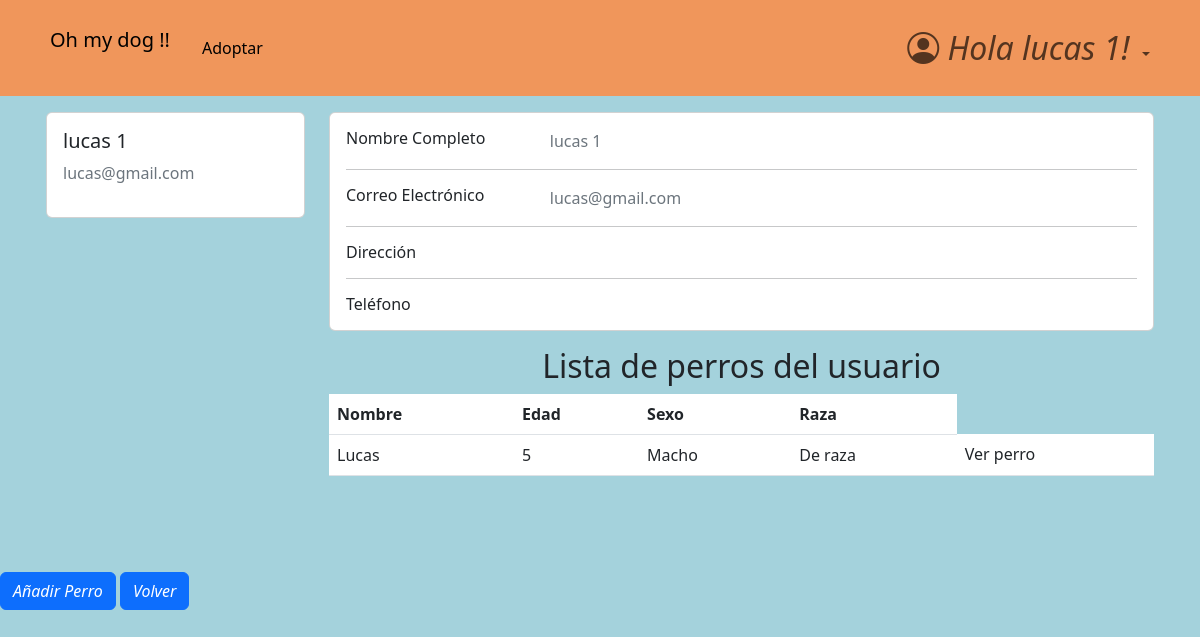
Before: /accounts/profile/3 (signed in) with the older database file.
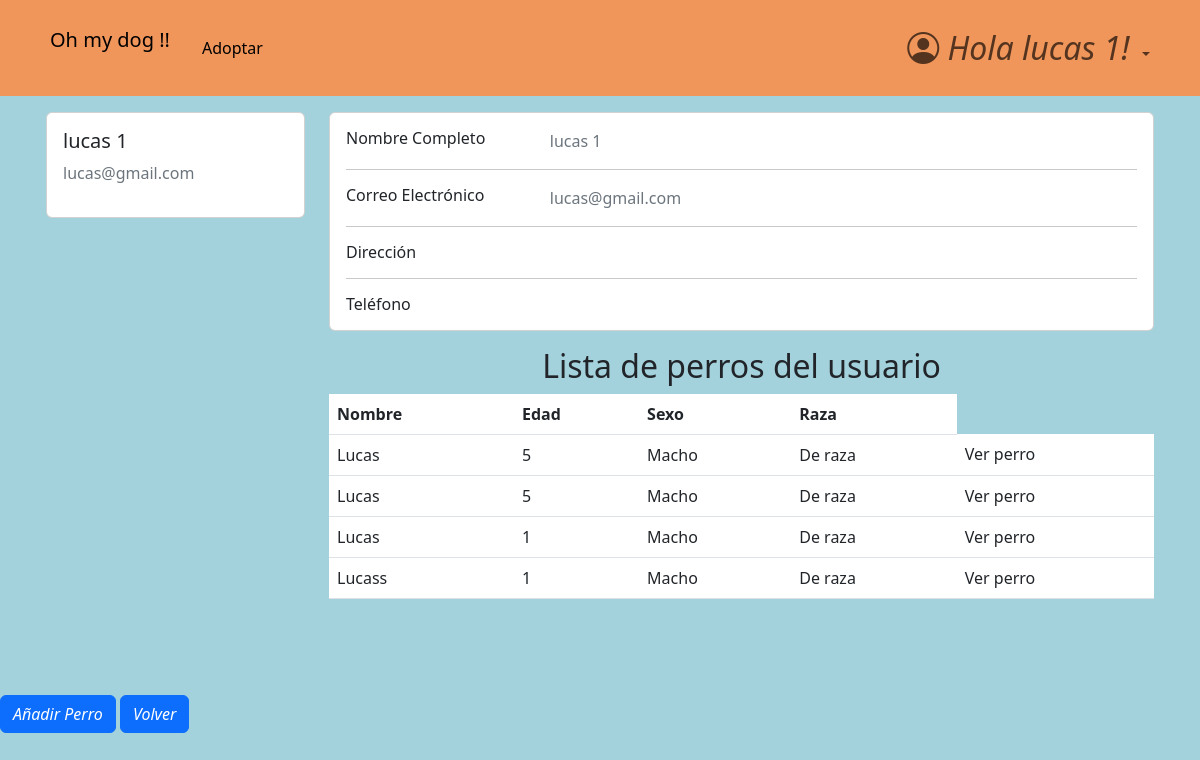
After: the same page with the newer database file.
### accounts/models.py (models this page shows, shortened)
class CustomUser(AbstractBaseUser, PermissionsMixin):
    email =                     models.EmailField(verbose_name="email", unique=True)    #.foreignKey ??
    name =                      models.CharField(max_length=25)   #slug es texto corto
    surname =                   models.CharField(max_length=30, blank=True, null=True)
    address =                   models.CharField(max_length=30, blank=True, null=True)
    telephone =                 models.SlugField(max_length=12, blank=True, null=True)
    is_active =                 models.BooleanField(default=True)
    is_staff =                  models.BooleanField(default=False)
    is_admin =                  models.BooleanField(default=False)
    last_login =                models.DateTimeField(verbose_name="last login", default=datetime.datetime.now)
    is_veterinario =            models.BooleanField(default=False)
    USERNAME_FIELD = "email"    #variable por la cual se ingresa, dice username pero seria como 'campo que representa el inicio de sesion'
    REQUIRED_FIELDS = ['name',]    #no permite registros si no tiene estos campos completos
    objects = CustomUserManager()
    def __str__(self):
        return self.name + ' ' + str(self.surname or '')

### dogs/models.py (models this page shows, shortened)
class Dog(models.Model):
    class Sex(models.TextChoices):
        male = "Macho"
        female = "Hembra"
    class Breed(models.TextChoices):
        no_breed = "Sin raza"
        coker = "Coker"
        pastor_aleman = "Pastor aleman"
        bulldog = "Bulldog"
        labrador = "Labrador"
        golden = "Golder"
        caniche = "Caniche"
        chihuahua = "Chihuahua"
        bulldog_frances = "Bulldog Frances"
        beagle = "Beagle"
        boxer = "Boxer"
        galgo = "Galgo"
        dalmata = "Dalmata"
        sharpei = "Shar pei"
    class Color(models.TextChoices):
        white = "Blanco"
        black = "Negro"
        brown = "Marrón"
        black_and_white = "Blanco y negro"
        other = "Otro color"
    class Size(models.TextChoices):
        big = "Grande"
        medium = "Mediano"
        short = "pequeño"
    def default_value():
        return '-'
    name = models.CharField(
        max_length=15
    )
    age = models.PositiveIntegerField()
    sex = models.CharField(
        max_length=10,
        choices=Sex.choices
    )
    breed = models.CharField(
        max_length=20,
        choices=Breed.choices
    )
    color = models.CharField(
        max_length=20,
        choices=Color.choices,
        default=default_value
    )
    size = models.CharField(
        max_length=10,
        default=default_value
    )
    description = models.TextField(
        max_length=100,
        default=default_value
    )
    owner = models.ForeignKey(
        CustomUser,
        blank=True,
        on_delete=models.CASCADE,
        null=True
    )

### accounts/views.py (the view)
# urls.py: path('profile/<pk>', views.profile_view, name= 'profile'),
def profile_view(request, pk):
    if not request.user.is_authenticated:
        return redirect('login')
    user = CustomUser.objects.get(pk=pk)
    dogs = user.dog_set.all()
    context = {
        'user': user,
        'actual_user': request.user,
        'dogs': dogs
    }
    return render(request, 'profile.html', context)

### accounts/templates/profile.html (shortened to what this page needs)
{% extends 'home.html' %}
{% block content %}
<main>
<div class="container card-izq " >
  <div class="row row-1">
    <div class="col-md-3">
      <div class="card">
        <div class="card-body">
          <h5>{{ user.name }} {{ user.surname }}</h5>
          <p class="text-secondary">{{ user.email }}</p>
        </div>
      </div>
    </div>
    <div class="col-md-9">
      <div class="card mb-3">
        <div class="card-body">
          <div class="row">
            <div class="col-sm-3">
              <h6 class="mb-0">Nombre Completo</h6>
            </div>
            <div class="col-sm-9 text-secondary">
              {{ user.name }} {{ user.surname }}
            </div>
          </div>
          <hr>
          <div class="row">
            <div class="col-sm-3">
              <h6 class="mb-0">Correo Electrónico</h6>
            </div>
            <div class="col-sm-9 text-secondary">
              {{ user.email }}
            </div>
          </div>
          <hr>
          <div class="row">
            <div class="col-sm-3">
              <h6 class="mb-0">Dirección</h6>
            </div>
            <div class="col-sm-9 text-secondary">
            </div>
          </div>
          <hr>
          <div class="row">
            <div class="col-sm-3">
              <h6 class="mb-0">Teléfono</h6>
            </div>
            <div class="col-sm-9 text-secondary">
            </div>
          </div>
        </div>
      </div>
      {% if dogs.count > 0 %}
        <h2 class="text-center">Lista de perros del usuario</h2>
                  <table class="table table-hover">
                      <thead>
                          <tr>
                              <th>Nombre</th>
                              <th>Edad</th>
                              <th>Sexo</th>
                              <th>Raza</th>
                          </tr>
                      </thead>
                      <tbody>
                          {% for dog in dogs %}
                              <tr>
                                  <td>{{ dog.name }}</td>
                                  <td>{{ dog.age }}</td>
                                  <td>{{ dog.sex }}</td>
                                  <td>{{ dog.breed }}</td>
                                  <td>
                                    <a class="dropdown-item" href="{% url 'dog_profile' dog.id %}">Ver perro</a>
                                  </td>
                              </tr>
                          {% endfor %}
                      </tbody>
                  </table>
      {% endif %}
      </div>
    </div>
  </div>
  {% if actual_user.is_veterinario %}
    <a href="{% url 'dog_registration' user.id %}" class="btn btn-primary"><i>Añadir Perro</i></a>
  {% endif %}
<a href="{% url 'home' %}" class="btn btn-primary"><i>Volver</i></a>
</main>
{% endblock  %}

### pages/templates/home.html (shortened to what this page needs)
{% extends 'base.html' %}
{% load static %}
{% block header %}
    <header>
        {% if user.is_authenticated %}
            <nav class="navbar navbar-expand-lg header-ar" ">
                <div class="container">
                    <p class="navbar-brand header__marca p-2">Oh my dog !!</p>
                    <div class="collapse navbar-collapse show " id="navbarBasic">
                        <ul class="navbar-nav me-auto mb-2 mb-lg-0">
                            <li class="nav-item">
                                <a class="nav-link active" aria-current="page" href="{% url 'password_change' %}">Adoptar</a>
                            </li>
                        </ul>
                            <ul class="navbar-nav mb-2 mb-lg-0 ">
                                <li class="nav-item dropdown">
                                    <a class="nav-link dropdown-toggle icono-user role="button" data-bs-toggle="dropdown" aria-expanded="False">
                                        {% if user.is_veterinario %}
                                            <i class="bi bi-person-circle">
                                                Hola Veterinario!
                                            </i>
                                        {% else %}
                                            <i class="bi bi-person-circle">
                                                Hola {{ user }}!
                                            </i>
                                        {% endif %}
                                    </a>
                                </li>
                            </ul>
                    </div>
                </div>
            </nav>
        {% endif%}
    </header>
{% endblock %}

### pages/templates/base.html (shortened to what this page needs)
<!DOCTYPE html>
<html>
{% load static %}
<head>
    <link rel="stylesheet" href="https://cdn.jsdelivr.net/npm/bootstrap-icons@1.10.5/font/bootstrap-icons.css">
    <link href="https://cdn.jsdelivr.net/npm/bootstrap@5.3.0-alpha3/dist/css/bootstrap.min.css" rel="stylesheet">
    <link rel="stylesheet" href="{% static 'css/styles.css' %}">
</head>
<body>
    {% block header %}
    {% endblock  %}
{% block content %}
{% endblock content %}
</body>
</html>

### pages/static/css/styles.css (style rules this page uses)
html { box-sizing: border-box; font-size: 16px; scroll-behavior: smooth; }
body { margin: 0; padding: 0; overflow-x: hidden; background-color: #a4d2dc; }
a { text-decoration: none; }
.icono-user i { font-size: 2rem; }
.header-ar { background-color: #f0965b; padding: 1rem; }
.card-izq { margin-bottom: 1rem; padding: 1rem; }
.row-1 { margin-bottom: 3rem; }

Changed rows visible on the page:
added Dog: name "Lucas", age "5", sex "Macho", breed "De raza"
added Dog: name "Lucas", age "1", sex "Macho", breed "De raza"
added Dog: name "Lucass", age "1", sex "Macho", breed "De raza"
